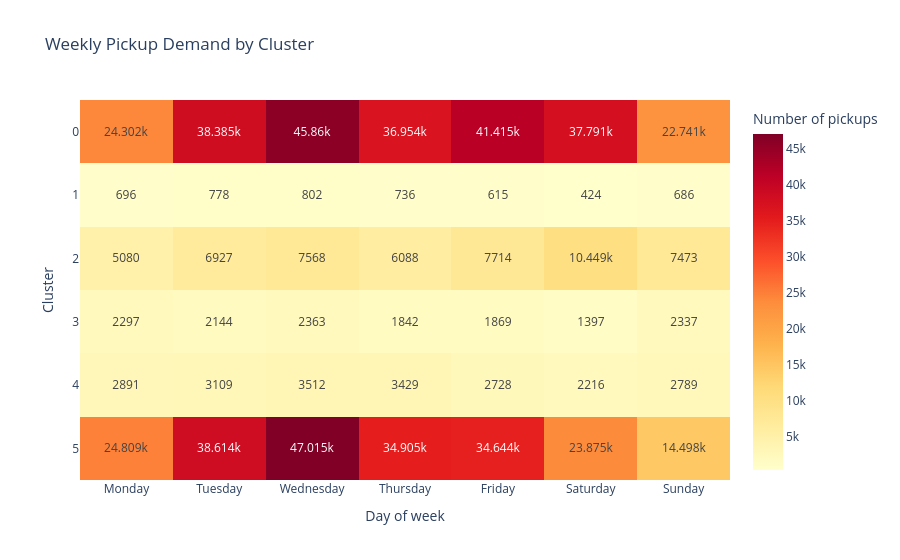

The notebook cell saved with this chart:
### Code cell
# Visualisation des jours de pickup avec une heatmap

fig = px.imshow(
    demand_by_cluster,
    labels={
        "x": "Day of week",
        "y": "Cluster",
        "color": "Number of pickups"
    },
    x=demand_by_cluster.columns,
    y=demand_by_cluster.index,
    color_continuous_scale="YlOrRd",
    text_auto=True,
    aspect="auto",
    title="Weekly Pickup Demand by Cluster"
)

fig.show()

### Figure 1 — Plotly figure (JSON) as saved in the notebook; plotly's stock layout.template omitted (floating-point values rounded to 4 significant figures)
{"data": [{"coloraxis": "coloraxis", "hovertemplate": "Day of week: %{x}<br>Cluster: %{y}<br>Number of pickups: %{z}<extra></extra>", "name": "0", "texttemplate": "%{z}", "type": "heatmap", "x": ["Monday", "Tuesday", "Wednesday", "Thursday", "Friday", "Saturday", "Sunday"], "xaxis": "x", "y": [0, 1, 2, 3, 4, 5], "yaxis": "y", "z": [[24302, 38385, 45860, 36954, 41415, 37791, 22741], [696, 778, 802, 736, 615, 424, 686], [5080, 6927, 7568, 6088, 7714, 10449, 7473], [2297, 2144, 2363, 1842, 1869, 1397, 2337], [2891, 3109, 3512, 3429, 2728, 2216, 2789], [24809, 38614, 47015, 34905, 34644, 23875, 14498]]}], "layout": {"coloraxis": {"autocolorscale": false, "colorbar": {"title": {"text": "Number of pickups"}}, "colorscale": [[0, "rgb(255,255,204)"], [0.125, "rgb(255,237,160)"], [0.25, "rgb(254,217,118)"], [0.375, "rgb(254,178,76)"], [0.5, "rgb(253,141,60)"], [0.625, "rgb(252,78,42)"], [0.75, "rgb(227,26,28)"], [0.875, "rgb(189,0,38)"], [1, "rgb(128,0,38)"]]}, "title": {"text": "Weekly Pickup Demand by Cluster"}, "xaxis": {"anchor": "y", "domain": [0, 1], "title": {"text": "Day of week"}}, "yaxis": {"anchor": "x", "autorange": "reversed", "domain": [0, 1], "title": {"text": "Cluster"}}}}
